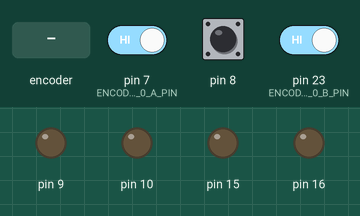
This sketch was run on a simulated Arduino Leonardo, built with avr-gcc and run on an emulated ATmega32U4. On the bench: output pins drawn as LEDs (lit = HIGH). Inputs (shaded band) come from the test bench; at power-on: pin 8 HIGH, pin 7 (ENCODER_0_A_PIN) HIGH, pin 23 (ENCODER_0_B_PIN) HIGH.

Above: at 0.1 s.
At 3.26 s:
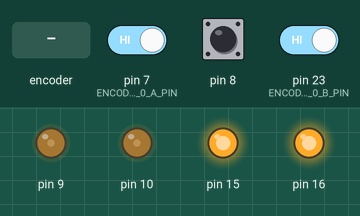
3.3 s: rotary encoder on pin 7 (ENCODER_0_A_PIN) / pin 23 (ENCODER_0_B_PIN) turned 2 steps (second pin leading)
6.3 s: pin 8 pulled LOW for 0.15 s
At 16.6 s:
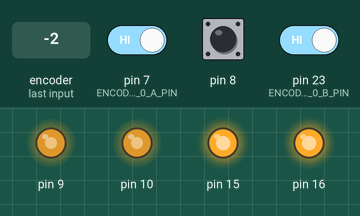
Timing chart, 0 to 18.1 s (numbered marks = the images above; inputs shaded):
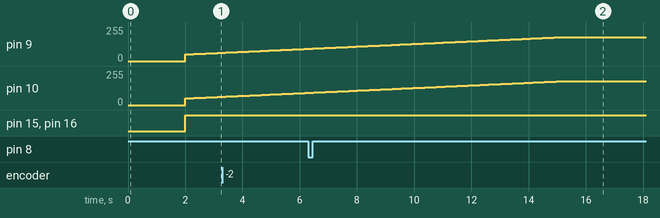

The sketch:

ErrorCalc.ino
```cpp
// ------------------------------------------------------------------ //
//                       REVERSE 20CM WITH PID                        //
// ------------------------------------------------------------------ //

// ------------------------- Libraries -------------------------------//

#include "Motors.h"
#include "Encoders.h"
#include "Kinematics.h"
#include "PID.h"
#include <Wire.h>

// ------------------------------------------------------------------ //
//                               OBJECTS                              //
// ------------------------------------------------------------------ //
Motors_c motors;
Kinematics_c pose;
PID_c left_pid;
PID_c right_pid;

#define LED_PIN 13
#define BUZZER_PIN 6

// ------------------------------------------------------------------ //
//                           TIMING PARAMETERS                        //
// ------------------------------------------------------------------ //

#define POSE_MS 20 // Kinematics update
#define SPEED_MS 10 // Whel speed update
#define LOG_MS 50 // Data Log update

unsigned long pose_ts = 0;
unsigned long speed_ts = 0;
unsigned long log_ts = 0;

// ------------------------------------------------------------------ //
//                           SPEED MEASUREMENT                        //
// ------------------------------------------------------------------ //

#define ALPHA 0.2

long last_e0;
long last_e1;

float speed_e0 = 0.0;
float speed_e1 = 0.0;
float speed_e0_filt = 0.0;
float speed_e1_filt = 0.0;

// ------------------------------------------------------------------ //
//                           REVERSE CONTROL                          //
// ------------------------------------------------------------------ //

#define REVERSE_DIST 200.0
#define REVERSE_DEMAND 0.5
float start_x = 0.0;
float start_y = 0.0;
bool reverse_active = false;
bool reverse_done = false;

// ------------------------------------------------------------------ //
//                           DATA LOGGING                             //
// ------------------------------------------------------------------ //

// LOG_MS  = 50 ms for 5 sconds of travel coveers 100 samples

#define MAX_SAMPLES 100

unsigned long log_time[MAX_SAMPLES];
float log_x[MAX_SAMPLES];
float log_y[MAX_SAMPLES];

int sample_count = 0;
bool data_printed = false;
unsigned long run_start_ms = 0; // record when rvrsing begins

// ------------------------------------------------------------------ //
//                           WHEEL SPED UPDATE                         //
// ------------------------------------------------------------------ //

// Updating wheel speed using encoder measurements.
// elapsed time is the amount of time since last call in ms

void updateWheelSpeeds(unsigned long elapsed_time) {

  // difference in counts since last estimate
  long count_difference = count_e0 - last_e0;
  long count_difference1 = count_e1 - last_e1;

  // update "last" count for next time
  last_e0 = count_e0;
  last_e1 = count_e1;

  // compute speed (counts per ms)
  speed_e0 = (float)count_difference / (float)elapsed_time;
  speed_e1 = (float)count_difference1 / (float)elapsed_time;

  // Low pass filter:
  speed_e0_filt = (ALPHA * speed_e0) + ((1.0 - ALPHA) * speed_e0_filt);
  speed_e1_filt = (ALPHA * speed_e1) + ((1.0 - ALPHA) * speed_e1_filt);

  // reset timestamp for next interval
  speed_ts = millis();
}


// ------------------------------------------------------------------ //
//                           FUNCTION: REVERS_PID                     //
// ------------------------------------------------------------------ //

void reversePID(float rev_demand){

  float left_pwm = left_pid.update(-rev_demand, speed_e1_filt);
  float right_pwm = right_pid.update(-rev_demand, speed_e0_filt);

  motors.setPWM((int)left_pwm, (int)right_pwm);
}

// ------------------------------------------------------------------ //
//                           FUNCTION: SAMPLE RECORDING               //
// ------------------------------------------------------------------ //

// STORE TIME, X & Y POSITIONS INTO ARRAYS

void recordSample(){

  unsigned long now = millis();

  if (now - log_ts < LOG_MS){
    return;
  }

  log_ts = now;

  if (sample_count < MAX_SAMPLES){
    log_time[sample_count] = now - run_start_ms;
    log_x[sample_count] = pose.x;
    log_y[sample_count] = pose.y;
    sample_count++;
  }
}


// ------------------------------------------------------------------ //
//                           FUNCTION: PRINT DATA                     //
// ------------------------------------------------------------------ //

void printCSV(){

  if(data_printed){
    return;
  }

  if(!Serial){
    return;
  }

  delay(500);

  //Print CSV Heeader

  Serial.println("time_ms,x_mm,y_mm");

  for(int i =0; i< sample_count; i++){
    Serial.print(log_time[i]);
    Serial.print(",");
    Serial.print(log_x[i],2);
    Serial.print("'");
    Serial.print(log_y[i]),2;
  }

  Serial.println();
  Serial.print("Tota samples: ");
  Serial.print(sample_count);
  Serial.println(" COPY INTO EXCEL FILE ");

  data_printed = true;
}

// ------------------------------------------------------------------ //
//                           SETUP FUNCTION                           //
// ------------------------------------------------------------------ //

void setup(){

  // Serial for debugging.
  // ------------------------

  Serial.begin(9600);

  Wire.begin();
  // Initialising Motor and encoder hardware ------
  motors.initialise();
  setupEncoder0();
  setupEncoder1();

  // Pose Initialisation
  pose.initialise(0, 0, 0);


  // update "last" count for next time -------------
  last_e0 = count_e0;
  last_e1 = count_e1;

  //Initialising Speed measurements to 0 ------------
  speed_e0 = 0.0;
  speed_e1 = 0.0;
  speed_e0_filt = 0.0;
  speed_e1_filt = 0.0;

  // Timing initialisation -------------------------
  speed_ts = millis();
  pose_ts = millis();
  log_ts = millis();

  // Initialise all gains --------------------------
  left_pid.initialise( 60, 0.02, 0.001 );
  right_pid.initialise( 60, 0.02, 0.001 );

  // Remember to reset PID -------------------------
  // used any delay()

  left_pid.reset();
  right_pid.reset();

  sample_count = 0;
  data_printed = false;

  // Delay to place robot after pressing power
  delay (2000);
  digitalWrite(LED_PIN, HIGH); // led being on indicates robot about to move

  // BEGIN REVERSNG
  start_x = pose.x;
  start_y = pose.y;
  run_start_ms = millis();
  reverse_active = true;
  reverse_done = false;

}

// ------------------------------------------------------------------ //
//                           LOPP  FUNCTION                           //
// ------------------------------------------------------------------ //

void loop(){

  // KINEMATICS UPDATE
  unsigned long now = millis();
  if(now - pose_ts >=POSE_MS){
    pose_ts += POSE_MS;
    pose.update();
  }

  // WHEEL SPEED UPDATE
  unsigned long elapsed = millis - speed_ts;
  if (elapsed >= SPEED_MS){
    updateWheelSpeeds(elapsed);
  }

  // ======================================================//
  // PHASE 1                                               //
  // ======================================================//
  if (reverse_active && !reverse_done){
    recordSample(); // record positons into array

    float dx = pose.x - start_x;
    float dy = pose.y - start_y;
    float dist = sqrt(dx*dx + dy*dy);

     if (dist >=REVERSE_DIST){
      motors.setPWM(0,0);
      reverse_active = false;
      reverse_done = true;

      if(sample_count < MAX_SAMPLES){
        log_time[sample_count] = millis() - run_start_ms;
        log_x[sample_count] = pose.x;
        log_y[sample_count] = pose.y;
        sample_count++;
      }
      left_pid.reset();
      right_pid.reset();

      digitalWrite(LED_PIN,LOW);
      return;

     }
   reversePID(REVERSE_DEMAND);
   return;
  }

  // ======================================================//
  // PHASE 2 -PRINT CSV IN SRIAL MONITOR                   //
  // ======================================================//
  if (reverse_done){
    printCSV();
  }
}
```

Encoders.h
```cpp
/*
 *
 * This code has been completed for you and should not be changed.
 * This code will be discussed in Labsheet 3.
 *
 */

#ifndef _ENCODERS_H
#define _ENCODERS_H

#define ENCODER_0_A_PIN  7
#define ENCODER_0_B_PIN  23
#define ENCODER_1_A_PIN  26
//#define ENCODER_1_B_PIN Non-standard pin!


// Volatile Global variables used by Encoder ISR.
volatile long count_e0; // used by encoder to count the rotation
volatile byte state_e0; // used to determine quadrature state
volatile long count_e1;
volatile byte state_e1;


// This ISR handles just Encoder 1
// ISR to read the Encoder1 Channel A and B pins
// and then look up based on  transition what kind of
// rotation must have occured.
ISR( INT6_vect ) {
  // We know that the ISR is only called when a pin changes.
  // We also know only 1 pin can change at a time.
  // The XOR(AB) signal change from "Channel A" triggers ISR.

  // First, Read in the new state of the encoder pins.
  // Standard pins, so standard read functions.
  boolean e0_B = digitalRead( ENCODER_0_B_PIN ); // normal B state
  boolean e0_A = digitalRead( ENCODER_0_A_PIN ); // XOR(AB)

  // Software XOR (^) logically infers
  // the true value of A given the state of B
  e0_A = e0_A ^ e0_B;

  // Shift our (new) current readings into bit positions
  // 2 and 3 in the state variable (current state)
  // State: (bit3)  (bit2)  (bit1)   (bit0)
  // State:  new B   new A   old B   old A
  state_e0 = state_e0 | ( e0_B  << 3 );
  state_e0 = state_e0 | ( e0_A  << 2 );

  if ( state_e0 == 1 ) {
    count_e0--;
  } else if ( state_e0 == 2) {
    count_e0++;
  } else if ( state_e0 == 4) {
    count_e0++;
  } else if ( state_e0 == 7) {
    count_e0--;
  } else if ( state_e0 == 8) {
    count_e0--;
  } else if ( state_e0 == 11) {
    count_e0++;
  } else if ( state_e0 == 13) {
    count_e0++;
  } else if ( state_e0 == 14) {
    count_e0--;
  }

  // Shift the current readings (bits 3 and 2) down
  // into position 1 and 0 (to become prior readings)
  // This bumps bits 1 and 0 off to the right, "deleting"
  // them for the next ISR call.
  state_e0 = state_e0 >> 2;

}


// This ISR handles just Encoder 0
// ISR to read the Encoder0 Channel A and B pins
// and then look up based on  transition what kind of
// rotation must have occured.
ISR( PCINT0_vect ) {

  // First, Read in the new state of the encoder pins.

  // Mask for a specific pin from the port.
  // Non-standard pin, so we access the register
  // directly.
  // Reading just PINE would give us a number
  // composed of all 8 bits.  We want only bit 2.
  // B00000100 masks out all but bit 2
  // It is more portable to use the PINE2 keyword.
  boolean e1_B = PINE & (1 << PINE2);
  //boolean e1_B = PINE & B00000100;  // Does same as above.

  // Standard read from the other pin.
  boolean e1_A = digitalRead( ENCODER_1_A_PIN ); // 26 the same as A8


  e1_A = e1_A ^ e1_B;

  // Create a bitwise representation of our states
  // We do this by shifting the boolean value up by
  // the appropriate number of bits, as per our table
  // header:
  //
  // State :  (bit3)  (bit2)  (bit1)  (bit0)
  // State :  New A,  New B,  Old A,  Old B.
  state_e1 = state_e1 | ( e1_B  << 3 );
  state_e1 = state_e1 | ( e1_A  << 2 );


  // This is an inefficient way of determining
  // the direction.  However it illustrates well
  // against the lecture slides.
  if ( state_e1 == 1 ) {
    count_e1--;
  } else if ( state_e1 == 2) {
    count_e1++;
  } else if ( state_e1 == 4) {
    count_e1++;
  } else if ( state_e1 == 7) {
    count_e1--;
  } else if ( state_e1 == 8) {
    count_e1--;
  } else if ( state_e1 == 11) {
    count_e1++;
  } else if ( state_e1 == 13) {
    count_e1++;
  } else if ( state_e1 == 14) {
    count_e1--;
  }

  // Shift the current readings (bits 3 and 2) down
  // into position 1 and 0 (to become prior readings)
  // This bumps bits 1 and 0 off to the right, "deleting"
  // them for the next ISR call.
  state_e1 = state_e1 >> 2;
}


/*
   This setup routine enables interrupts for
   encoder1.  The interrupt is automatically
   triggered when one of the encoder pin changes.
   This is really convenient!  It means we don't
   have to check the encoder manually.
*/
void setupEncoder0()
{
  count_e0 = 0;

  // Setup pins for right encoder
  pinMode( ENCODER_0_A_PIN, INPUT );
  pinMode( ENCODER_0_B_PIN, INPUT );

  // initialise the recorded state of e0 encoder.
  state_e0 = 0;

  // Get initial state of encoder pins A + B
  boolean e0_A = digitalRead( ENCODER_0_A_PIN );
  boolean e0_B = digitalRead( ENCODER_0_B_PIN );
  e0_A = e0_A ^ e0_B;

  // Shift values into correct place in state.
  // Bits 1 and 0  are prior states.
  state_e0 = state_e0 | ( e0_B << 1 );
  state_e0 = state_e0 | ( e0_A << 0 );


  // Now to set up PE6 as an external interupt (INT6), which means it can
  // have its own dedicated ISR vector INT6_vector

  // Page 90, 11.1.3 External Interrupt Mask Register – EIMSK
  // Disable external interrupts for INT6 first
  // Set INT6 bit low, preserve other bits
  EIMSK = EIMSK & ~(1 << INT6);
  //EIMSK = EIMSK & B1011111; // Same as above.

  // Page 89, 11.1.2 External Interrupt Control Register B – EICRB
  // Used to set up INT6 interrupt
  EICRB |= ( 1 << ISC60 );  // using header file names, push 1 to bit ISC60
  //EICRB |= B00010000; // does same as above

  // Page 90, 11.1.4 External Interrupt Flag Register – EIFR
  // Setting a 1 in bit 6 (INTF6) clears the interrupt flag.
  EIFR |= ( 1 << INTF6 );
  //EIFR |= B01000000;  // same as above

  // Now that we have set INT6 interrupt up, we can enable
  // the interrupt to happen
  // Page 90, 11.1.3 External Interrupt Mask Register – EIMSK
  // Disable external interrupts for INT6 first
  // Set INT6 bit high, preserve other bits
  EIMSK |= ( 1 << INT6 );
  //EIMSK |= B01000000; // Same as above

}


void setupEncoder1(){

  count_e1 = 0;

  // Setting up left encoder:
  // The 3Pi board uses the pin PE2 (port E, pin 2) which is
  // very unconventional.  It doesn't have a standard
  // arduino alias (like d6, or a5, for example).
  // We set it up here with direct register access
  // Writing a 0 to a DDR sets as input
  // DDRE = Data Direction Register (Port)E
  // We want pin PE2, which means bit 2 (counting from 0)
  // PE Register bits [ 7  6  5  4  3  2  1  0 ]
  // Binary mask      [ 1  1  1  1  1  0  1  1 ]
  //
  // By performing an & here, the 0 sets low, all 1's preserve
  // any previous state.
  DDRE = DDRE & ~(1 << DDE6);
  //DDRE = DDRE & B11111011; // Same as above.

  // We need to enable the pull up resistor for the pin
  // To do this, once a pin is set to input (as above)
  // You write a 1 to the bit in the output register
  PORTE = PORTE | (1 << PORTE2 );
  //PORTE = PORTE | 0B00000100;

  // Encoder1 uses conventional pin 26
  pinMode( ENCODER_1_A_PIN, INPUT );
  digitalWrite( ENCODER_1_A_PIN, HIGH ); // Encoder 1 xor

  // initialise the recorded state of e1 encoder.
  state_e1 = 0;

  // Get initial state of encoder.
  boolean e1_B = PINE & (1 << PINE2);
  //boolean e1_B = PINE & B00000100;  // Does same as above.

  // Standard read from the other pin.
  boolean e1_A = digitalRead( ENCODER_1_A_PIN ); // 26 the same as A8

  // Some clever electronics combines the
  // signals and this XOR restores the
  // true value.
  e1_A = e1_A ^ e1_B;

  // Shift values into correct place in state.
  // Bits 1 and 0  are prior states.
  state_e1 = state_e1 | ( e1_B << 1 );
  state_e1 = state_e1 | ( e1_A << 0 );

  // Enable pin-change interrupt on A8 (PB4) for encoder0, and disable other
  // pin-change interrupts.
  // Note, this register will normally create an interrupt a change to any pins
  // on the port, but we use PCMSK0 to set it only for PCINT4 which is A8 (PB4)
  // When we set these registers, the compiler will now look for a routine called
  // ISR( PCINT0_vect ) when it detects a change on the pin.  PCINT0 seems like a
  // mismatch to PCINT4, however there is only the one vector servicing a change
  // to all PCINT0->7 pins.
  // See Manual 11.1.5 Pin Change Interrupt Control Register - PCICR

  // Page 91, 11.1.5, Pin Change Interrupt Control Register
  // Disable interrupt first
  PCICR = PCICR & ~( 1 << PCIE0 );
  // PCICR &= B11111110;  // Same as above

  // 11.1.7 Pin Change Mask Register 0 – PCMSK0
  PCMSK0 |= (1 << PCINT4);

  // Page 91, 11.1.6 Pin Change Interrupt Flag Register – PCIFR
  PCIFR |= (1 << PCIF0);  // Clear its interrupt flag by writing a 1.

  // Enable
  PCICR |= (1 << PCIE0);
}

#endif
```

Source omitted: Motors.h (4728 bytes), PID.h (3827 bytes), Kinematics.h (6518 bytes)
